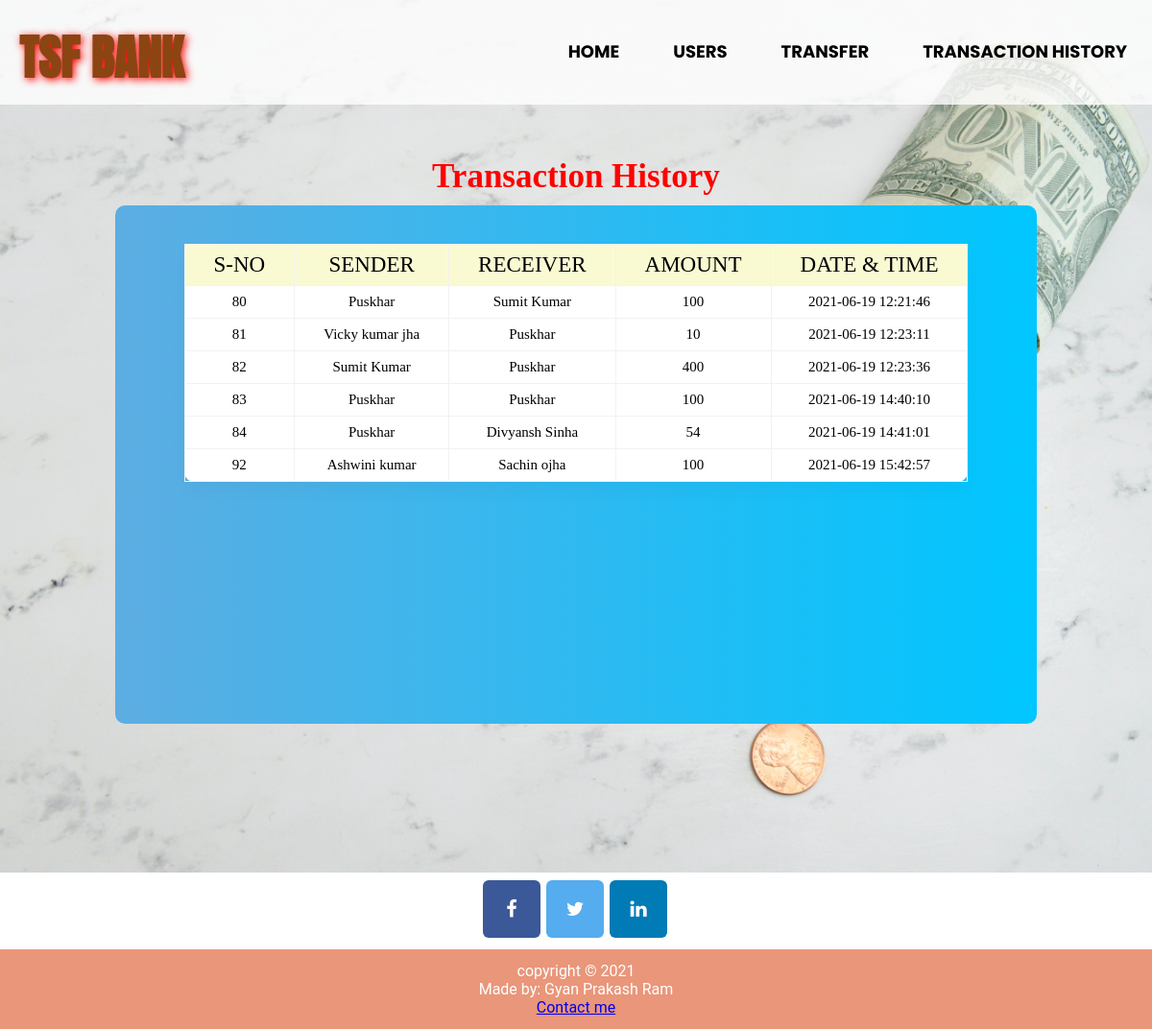
The page /history.php on the database its author committed.
### tables this page shows
CREATE TABLE `transaction` (
  `s-no` int(255) NOT NULL,
  `Sender` varchar(255) NOT NULL,
  `Receiver` varchar(255) NOT NULL,
  `Amount` int(255) NOT NULL,
  `Date` datetime NOT NULL DEFAULT current_timestamp()
);

### history.php (the view, shortened to what this page needs)
<html>
    <head>
        <link rel="stylesheet" href="https://cdnjs.cloudflare.com/ajax/libs/font-awesome/4.7.0/css/font-awesome.min.css">
        <link rel="stylesheet" href="style4.css">
    </head>
    <body>
       <?php
        $db = mysqli_connect("localhost","root","","bank");
        ?>
        <section class="header">
          <nav>
               <div class="nav-links">
               <ul>
                   <a href="https://www.thesparksfoundationsingapore.org" class="logo" target="_blank"><b>TSF BANK</b></a>
                   <li><a href="index.php"><b>HOME</b></a></li>
                   <li><a href="users.php"><b>USERS</b></a></li>
                   <li><a href="transfer.php"><b>TRANSFER</b></a></li>
                   <li><a href="history.php"><b>TRANSACTION HISTORY</b></a></li>
               </ul>
               </div>
          </nav>
          <div class="main-div">
              <h1 style="font-size: 35px;color: red;margin-top: -100px;">Transaction History</h1>
               <div  class="center-div">
                <div class="table-responsive">
                    <table>
                        <thead>
                    <tr>
                   <th>S-NO</th>
                   <th>SENDER</th>
                   <th>RECEIVER</th>
                   <th>AMOUNT</th>
                   <th>DATE & TIME</th>
                    </tr>
                        </thead>
                        <?php
                  $records = mysqli_query($db,"select * from transaction");
                  while($data = mysqli_fetch_array($records))
                       {
                      ?>
                         <tr>
                           <td><?php echo $data['s-no']; ?></td>
                          <td><?php echo $data['Sender']; ?></td>
                         <td><?php echo $data['Receiver']; ?></td>
                          <td><?php echo $data['Amount']; ?></td>
                        <td><?php echo $data['Date']; ?></td>
                      </tr>
                       <?php
                      }
                    ?>
                    </table>
                </div>
            </div>
            </div>
        </section>
        <div class="socail">
            <a href="https://www.facebook.com/thesparksfoundation.info" class="fa fa-facebook"></a>
            <a href="https://twitter.com/tsfsingapore?lang=en" class="fa fa-twitter"></a>
            <a href="https://www.linkedin.com/company/the-sparks-foundation/" class="fa fa-linkedin"></a>
        </div>
   <footer>
       <p>copyright © 2021<br> Made by: Gyan Prakash Ram</p>
  <p><a href="mailto:gyanprakashram98@gmail.com">Contact me</a></p>
</footer>
    </body>
</html>

### style4.css (style rules this page uses)
* { margin: 0; padding:0; }
.header { min-height: 100vh; width:100%; background-image:url("image/users.jpg"); background-position: center; background-size: cover; position: relative; }
ul { width: 100%; background-color:rgba(255,255,255,.8); }
.nav-links { flex:1; text-align:right; }
.logo { font-family: 'Anton', sans-serif; font-size: 50px; color:rgb(139,69,19); margin-top: 22px; margin-left: 20px; float:left; text-decoration: none; text-shadow: 2px 2px 8px #FF0000; }
.nav-links ul li { list-style: none; display: inline-block; padding:40px 26px; position: relative; font-family: 'Poppins', sans-serif; }
.nav-links ul li a { color:black; text-decoration: none; font-size:18px; }
.nav-links ul li::after { content:""; width: 0%; height: 2px; background:red; display:block; margin: auto; transition:0.5s; }
footer { text-align: center; padding: 13px; background-color: DarkSalmon; color: white; }
.fa { padding: 20px; font-size: 20px; width: 20px; text-align: center; text-decoration: none; margin: 8px 2px 7px 0; border-radius: 10%; }
.fa-facebook { background: #3B5998; color: white; }
.fa-twitter { background: #55ACEE; color: white; }
.fa-linkedin { background: #007bb5; color: white; }
.socail { text-align: center; margin-bottom: 5px; }
p { font-family: 'Roboto', sans-serif; }
.main-div { width: 100%; height: 100vh; display: flex; flex-direction: column; justify-content: center; align-items: center; }
.center-div { width: 80%; height: 65vh; background: -webkit-linear-gradient(left,#5DADE2 , #00c6ff); padding: 20px 0 0 0; border-radius: 10px; }
h1 { font-size: 18px; color: #000; text-align: center; margin-top:-30px; margin-bottom: 10px; }
table { border-collapse: collapse; text-align: center; background-color:#fff; box-shadow: 0 10px 20px 0 rgba(0,0,0,.03); border-radius: 10px; margin: auto; margin-top: 20px; }
th { text-transform: uppercase; font-weight: 500; font-size: 23px; background-color:lightgoldenrodyellow; }
th,td { border: 1px solid #f2f2f2; padding: 8px 30px; text-align: center; color:black; }
td { font-size: 15px; }

### history.php (style rules this page uses)
.main-div { width: 100%; height: 100vh; display: flex; flex-direction: column; justify-content: center; align-items: center; }
.center-div { width: 80%; height: 75vh; background: -webkit-linear-gradient(left,#5DADE2 , #00c6ff); padding: 20px 0 0 0; border-radius: 10px; }
h1 { font-size: 18px; color: #000; text-align: center; margin-top:-30px; margin-bottom: 10px; }
table { border-collapse: collapse; text-align: center; background-color:#fff; box-shadow: 0 10px 20px 0 rgba(0,0,0,.03); border-radius: 10px; margin: auto; margin-top: 20px; }
th { text-transform: uppercase; font-weight: 500; font-size: 23px; background-color:lightgoldenrodyellow; }
th,td { border: 1px solid #f2f2f2; padding: 8px 30px; text-align: center; color:black; }
td { font-size: 15px; }

### rows shown on the page
transaction: value "80", Sender "Puskhar", Receiver "Sumit Kumar", Amount "100", Date "2021-06-19 12:21:46"
transaction: value "81", Sender "Vicky kumar jha", Receiver "Puskhar", Amount "10", Date "2021-06-19 12:23:11"
transaction: value "82", Sender "Sumit Kumar", Receiver "Puskhar", Amount "400", Date "2021-06-19 12:23:36"
transaction: value "83", Sender "Puskhar", Receiver "Puskhar", Amount "100", Date "2021-06-19 14:40:10"
transaction: value "84", Sender "Puskhar", Receiver "Divyansh Sinha", Amount "54", Date "2021-06-19 14:41:01"
transaction: value "92", Sender "Ashwini kumar", Receiver "Sachin ojha", Amount "100", Date "2021-06-19 15:42:57"
